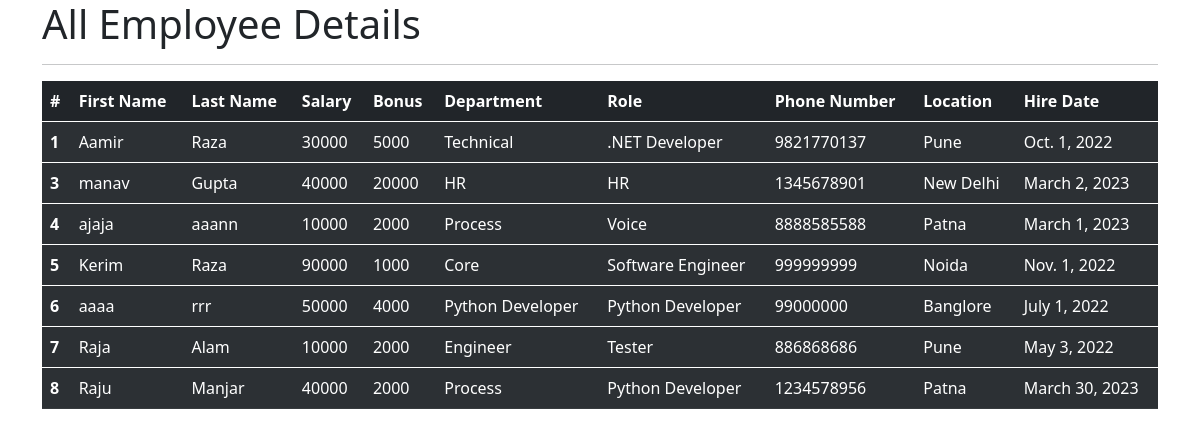
The app's page /all_emp with its own data.
### employee/models.py (models this page shows, shortened)
class Employee(models.Model):
    first_name = models.CharField(max_length=100, null=False)
    last_name = models.CharField(max_length=100)
    dept = models.ForeignKey(Department, on_delete=models.CASCADE)
    salary = models.IntegerField(default=0)
    bonus = models.IntegerField(default=0)
    role = models.ForeignKey(Role, on_delete=models.CASCADE)
    phone = models.IntegerField(default=0)
    hire_date = models.DateField()
    def __str__(self):
        return "%s %s %s" %(self.first_name,self.last_name,self.phone)

class Department(models.Model):
    name  = models.CharField(max_length=100, null=False)
    location = models.CharField(max_length=100)

class Role(models.Model):
    name  = models.CharField(max_length=100, null=False)

### employee/views.py (the view)
# urls.py: path('all_emp', views.all_emp, name='all_emp'),
def all_emp(request):
    emps = Employee.objects.all()
    context={
        'emps': emps
    }
    print(context)
    return render(request, 'view_all_emp.html', context)

### employee/templates/view_all_emp.html (shortened to what this page needs)
<!DOCTYPE html>
<html lang="en">
    <head>
        <link href="https://cdn.jsdelivr.net/npm/bootstrap@5.0.2/dist/css/bootstrap.min.css" rel="stylesheet">
    </head>
</head>
<body>
    <div class="container">
        <h1>All Employee Details</h1>
        <hr>
        <table class="table table-dark table-striped">
            <thead>
              <tr>
                <th scope="col">#</th>
                <th scope="col">First Name</th>
                <th scope="col">Last Name</th>
                <th scope="col">Salary</th>
                <th scope="col">Bonus</th>
                <th scope="col">Department</th>
                <th scope="col">Role</th>
                <th scope="col">Phone Number</th>
                <th scope="col">Location</th>
                <th scope="col">Hire Date</th>
              </tr>
            </thead>
            {% for emp in emps %}
            <tbody>
              <tr>
                <th scope="row">{{emp.id}}</th>
                <td>{{emp.first_name}}</td>
                <td>{{emp.last_name}}</td>
                <td>{{emp.salary}}</td>
                <td>{{emp.bonus}}</td>
                <td>{{emp.dept.name}}</td>
                <td>{{emp.role.name}}</td>
                <td>{{emp.phone}}</td>
                <td>{{emp.dept.location}}</td>
                <td>{{emp.hire_date}}</td>
              </tr>
            </tbody>
                     {% endfor %}
          </table>
    </div>
  </body>
</html>

### records on screen
Employee: id "1", first_name "Aamir", last_name "Raza", salary "30000", bonus "5000", dept.name "Technical", role.name ".NET Developer", phone "9821770137", dept.location "Pune", hire_date "Oct. 1, 2022"
Employee: id "3", first_name "manav", last_name "Gupta", salary "40000", bonus "20000", dept.name "HR", role.name "HR", phone "1345678901", dept.location "New Delhi", hire_date "March 2, 2023"
Employee: id "4", first_name "ajaja", last_name "aaann", salary "10000", bonus "2000", dept.name "Process", role.name "Voice", phone "8888585588", dept.location "Patna", hire_date "March 1, 2023"
Employee: id "5", first_name "Kerim", last_name "Raza", salary "90000", bonus "1000", dept.name "Core", role.name "Software Engineer", phone "999999999", dept.location "Noida", hire_date "Nov. 1, 2022"
Employee: id "6", first_name "aaaa", last_name "rrr", salary "50000", bonus "4000", dept.name "Python Developer", role.name "Python Developer", phone "99000000", dept.location "Banglore", hire_date "July 1, 2022"
Employee: id "7", first_name "Raja", last_name "Alam", salary "10000", bonus "2000", dept.name "Engineer", role.name "Tester", phone "886868686", dept.location "Pune", hire_date "May 3, 2022"
Employee: id "8", first_name "Raju", last_name "Manjar", salary "40000", bonus "2000", dept.name "Process", role.name "Python Developer", phone "1234578956", dept.location "Patna", hire_date "March 30, 2023"
